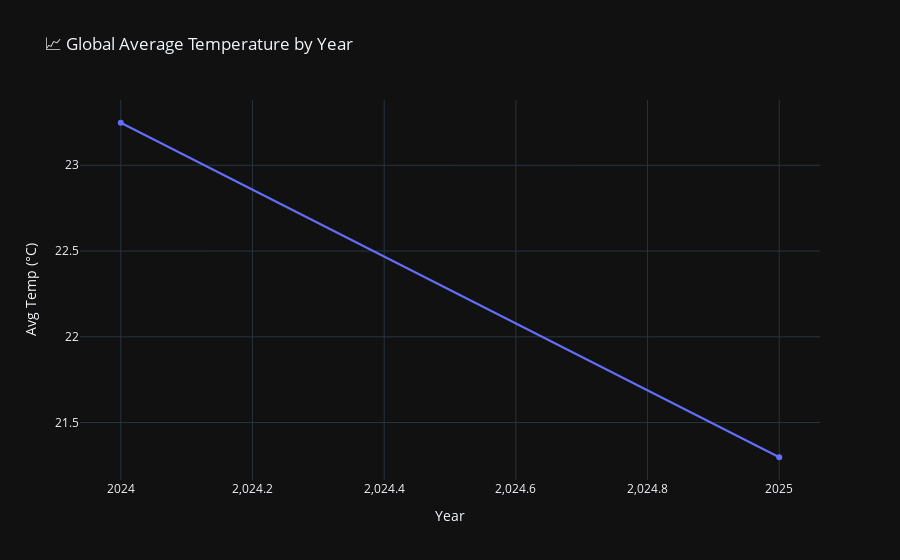

Here is the notebook cell this chart was saved with:
### Markdown cell above
## 1. Long-term Climate Patterns

### Yearly Temperature Trends

### Code cell
# Yearly average temperature trend
df['year'] = df['date'].dt.year
yearly_avg = df.groupby('year')['temperature_celsius'].mean().reset_index()

fig = px.line(
    yearly_avg, x='year', y='temperature_celsius',
    title='📈 Global Average Temperature by Year',
    labels={'temperature_celsius': 'Avg Temp (°C)', 'year': 'Year'},
    markers=True
)
fig.update_layout(template='plotly_dark')
fig.show()

# Calculate trend
if len(yearly_avg) > 1:
    trend = (yearly_avg['temperature_celsius'].iloc[-1] - yearly_avg['temperature_celsius'].iloc[0]) / len(yearly_avg)
    print(f"\n📊 Temperature Trend: {'+' if trend > 0 else ''}{trend:.3f}°C per year")

### Figure 1 — Plotly figure (JSON) as saved in the notebook; plotly's stock layout.template omitted (floating-point values rounded to 4 significant figures)
{"data": [{"hovertemplate": "Year=%{x}<br>Avg Temp (°C)=%{y}<extra></extra>", "legendgroup": "", "line": {"color": "#636efa", "dash": "solid"}, "marker": {"symbol": "circle"}, "mode": "lines+markers", "name": "", "orientation": "v", "showlegend": false, "type": "scatter", "x": [2024, 2025], "xaxis": "x", "y": [23.25, 21.3], "yaxis": "y"}], "layout": {"legend": {"tracegroupgap": 0}, "title": {"text": "📈 Global Average Temperature by Year"}, "xaxis": {"anchor": "y", "domain": [0, 1], "title": {"text": "Year"}}, "yaxis": {"anchor": "x", "domain": [0, 1], "title": {"text": "Avg Temp (°C)"}}}}
